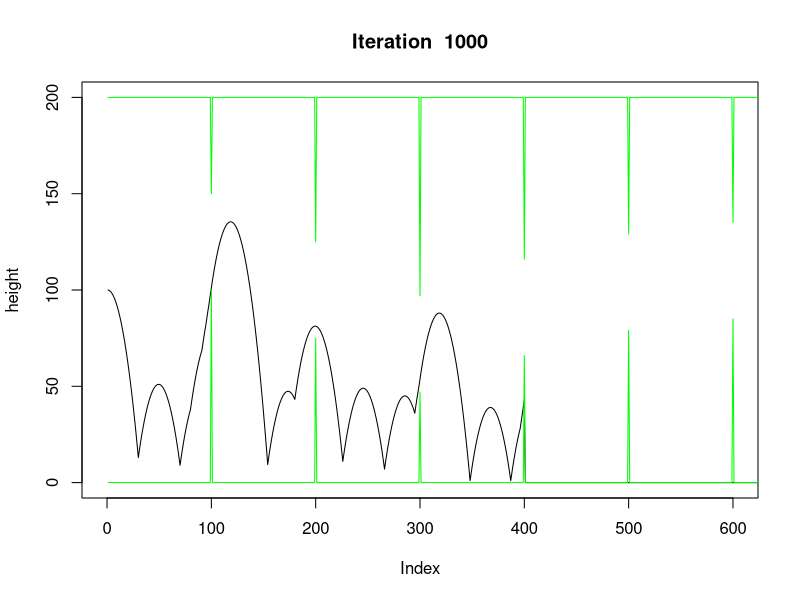
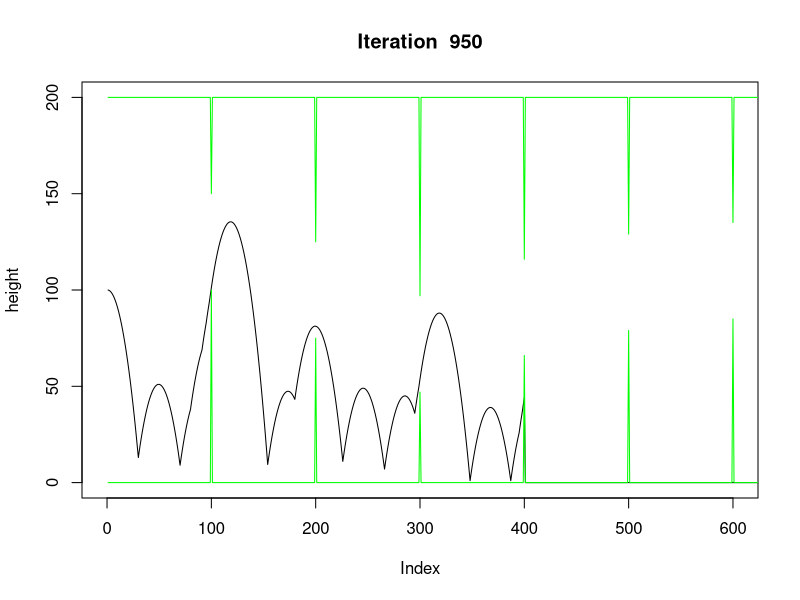
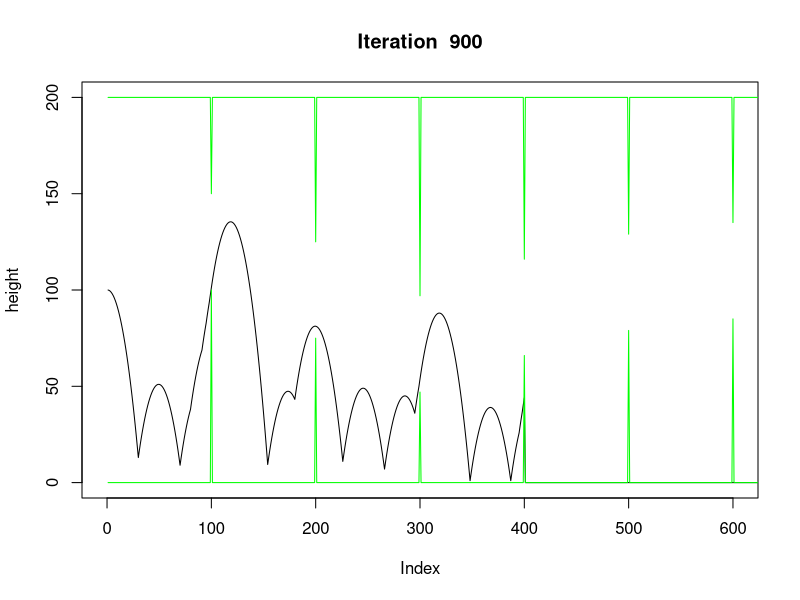
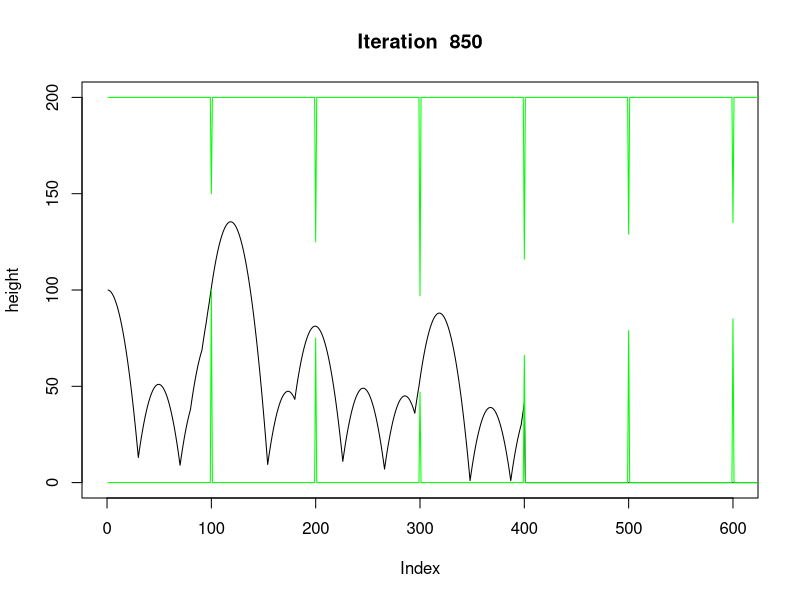
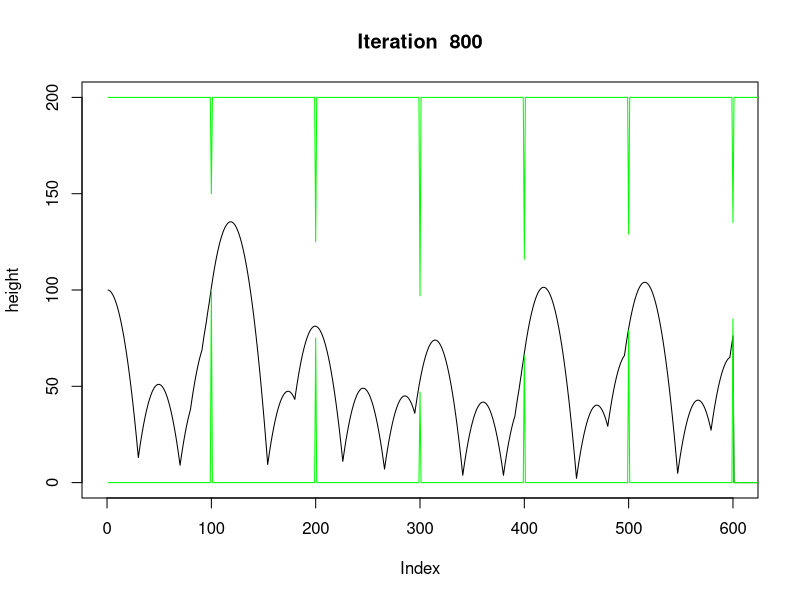
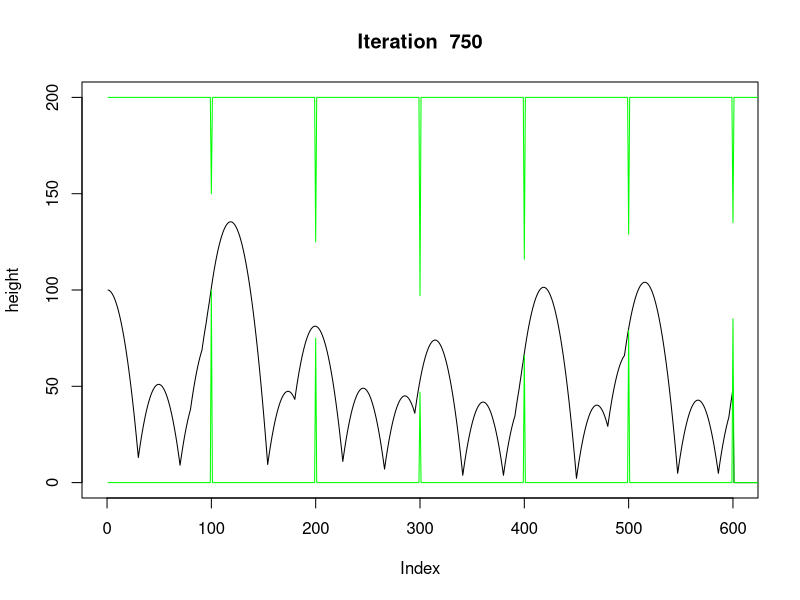
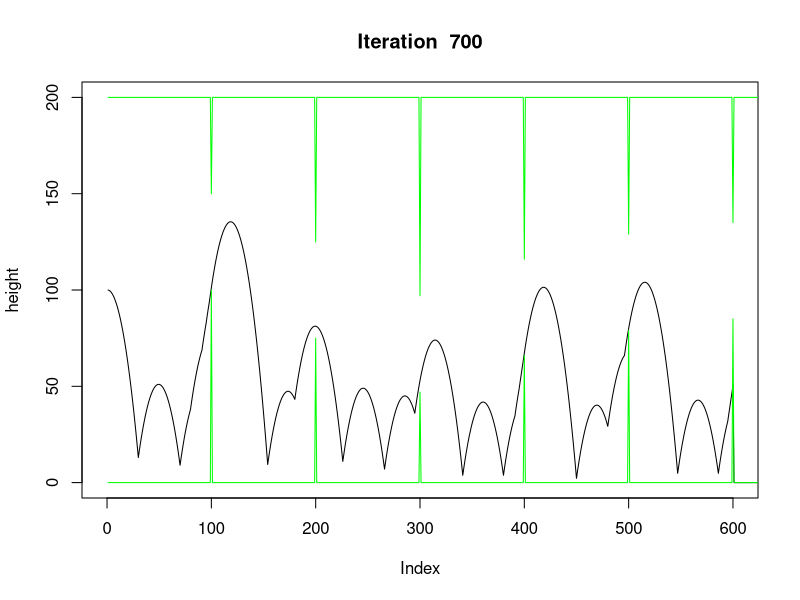
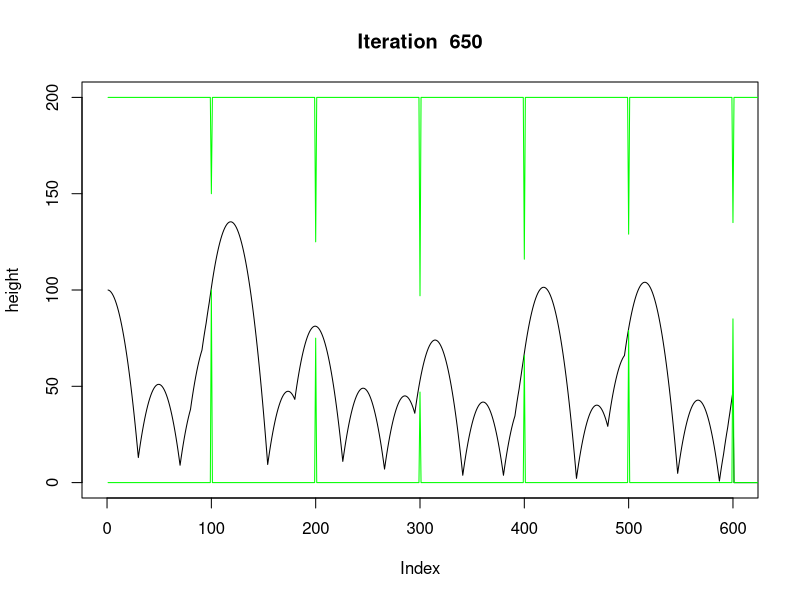

Reproduce these figures in R, in order.
# This program was inspired by the popular Flappy Bird game
# in which players try to get a bird through a series of scrolling
# pipes. This program attempts to solve a problem similar to 
# that of Flappy Bird using reinforcement learning.

# Game set up

# length of map
reps = 800
# lowest and highest allowed agent height
bottom = 0; top = 200
# distance (time) between each pipe
xDistBetweenPipes = 100
# distance between each pipe end
yDistBetweenPipes = 50
# how close to the top or bottom can the pipe ends be
minPipeCentreFromEdge = yDistBetweenPipes + 20
maxPipeCentreFromEdge = top - bottom - minPipeCentreFromEdge

pipeCentres = rep(0,reps)
# put a pipe centre at every xDistBetweenPipes
# pipesCentres[t] : the centre point of the pipe (if any) at time t
pipeCentres[(1:reps) %% xDistBetweenPipes == 0] = round(minPipeCentreFromEdge + runif(reps/xDistBetweenPipes) * (maxPipeCentreFromEdge - minPipeCentreFromEdge))
# the extremes of each pipe
highPipeBottoms = ifelse(pipeCentres>0, pipeCentres+ yDistBetweenPipes/2,top)
lowPipeTops = ifelse(pipeCentres>0, pipeCentres - yDistBetweenPipes/2,bottom)
# pipeDist[t] : horizontal distance to next nearest pipe at time t
pipeDist = rep(xDistBetweenPipes : 1, reps/xDistBetweenPipes)

# heights[t] : height of agent at time t
# ups[t] : whether or not to go up at time t
# vs[t] : speed at time t
vs = ups = heights = rep(0,reps)


isAlive = function(height, bottom, lowPipeTop, highPipeBottom, top) {
  return (height > bottom & height > lowPipeTop & height < highPipeBottom & height < top)
}

# split the agent height into groups of 55
getHeightState = function(height) {
  return(floor((height)/(top-bottom+1)*55)+1)
}

# split the distance to next pipe into groups of 55
getPipeXDistState = function(pipeXDist) {
  return(floor((pipeXDist-1)/xDistBetweenPipes*55)+1)
}

# split the vertical distance between the agent and the next obstacle into groups of 55
getPipeYDistState = function(pipeYDist) {
  minYDist = bottom - (top - minPipeCentreFromEdge)
  maxYDist = top - (bottom + minPipeCentreFromEdge)
  return(floor((pipeYDist - minYDist) / (maxYDist - minYDist) * 55)+1)
}

states = data.frame("heightState" = rep(0,reps),"pipeXDistState"=rep(0,reps),"pipeYDistState"=rep(0,reps))

# Learning setup
# height x pipeXDist x pipeYDist x tap
# it's generally better to not go up then go up
highReward = rep(2, 55*55*55); # for not going up
lowReward = rep(1, 55*55*55); # for going up
rewards = array(c(highReward,lowReward),c(55,55,55,2))
# how much reward do you get for each t you survive
survivalReward = 1
# punishment for loosing the game
lossPunishment = -1000

trainingIterations = 1000
experimentHeights = rep(heights,trainingIterations)
experimentHeights = array(experimentHeights, c(length(heights),trainingIterations))
experimentScores = rep(0,trainingIterations)
# for each time step we go back, the punishment is multplied by this coefficient
punishmentDecay = 0.3
# if we loose, how many previous time steps are punished?
iterationsToGoBack = 20
longTermRewardDecay = 1
longTermPunishmentDecay = 1

for (trainingIteration in 1:trainingIterations) {
  
  survivalReward = survivalReward * longTermRewardDecay
  lossPunishment = lossPunishment * longTermPunishmentDecay
  
  vs = ups = heights = rep(0,reps)
  
  # START GAME
  v = 0     # velocity
  a = -0.2  # acceleration
  height = (top-bottom)/2 # height
  t = 1     # time
  vs[t] = v
  heights[t] = height
  ups[t] = 1
  
  # UPDATE CURRENT STATE
  heightState = getHeightState(height)
  pipeXDistState = getPipeXDistState(pipeDist[t+1])
  # what t value is the next pipe at
  nextPipeTime = t + pipeDist[t+1]
  # where is the centre of the next pipe
  nextPipeCentre = pipeCentres[nextPipeTime]
  pipeYDistState = getPipeYDistState(height-nextPipeCentre)
  # keep track of state
  states[t,] = c(heightState, pipeXDistState, pipeYDistState)
  
  # game loop
  while(isAlive(height, bottom, lowPipeTops[t], highPipeBottoms[t], top)) {
    t = t + 1
    
    # REWARD THE LAST MOVE
    lastHeightState = states[t-1,1]
    lastPipeXDistState = states[t-1,2]
    lastPipeYDistState = states[t-1,3]
    oldReward = rewards[lastHeightState,lastPipeXDistState,lastPipeYDistState,ups[t-1]]
    # rewards[lastHeightState,lastPipeXDistState,lastPipeYDistState,ups[t-1]] = oldReward + survivalReward
    rewards[lastHeightState,lastPipeXDistState,lastPipeYDistState,ups[t-1]] = ((t-1)/(t))* oldReward + (1/t) * survivalReward
    
    # print(paste("rewarding state : ",lastHeightState,lastPipeXDistState,lastPipeYDistState,ups[t-1]))
    
    # UPDATE CURRENT STATE
    heightState = getHeightState(height)
    pipeXDistState = getPipeXDistState(pipeDist[t+1])
    # what t value is the next pipe at
    nextPipeTime = t + pipeDist[t+1]
    # where is the centre of the next pipe
    nextPipeCentre = pipeCentres[nextPipeTime]
    pipeYDistState = getPipeYDistState(height-nextPipeCentre)
    # keep track of state
    states[t,] = c(heightState, pipeXDistState, pipeYDistState)
    
    # CHOOSE A MOVE
    # if the best reward given the current state comes from going up
    if (which.max(rewards[heightState, pipeXDistState,pipeYDistState,]) == 2) {
      # then tap
      ups[t] = 2
      v = 4
    }  else {
      # do not tap
      ups[t] = 1
    }
    
    # UPDATE THE GAME
    v = v + a
    height = max(0,height+v) 
    vs[t] = v
    heights[t] = height
    
  }
  
  currentPunishment = lossPunishment
  for (i in 0:iterationsToGoBack) {
    # PUNISH THE MOVES THAT LEAD UP TO THE LOSS
    lastHeightState = states[t-i,1]
    lastPipeXDistState = states[t-i,2]
    lastPipeYDistState = states[t-i,3]
    oldReward = rewards[lastHeightState,lastPipeXDistState,lastPipeYDistState,ups[t-i]]
    # rewards[lastHeightState,lastPipeXDistState,lastPipeYDistState,ups[t-i]] = oldReward + currentPunishment
    rewards[lastHeightState,lastPipeXDistState,lastPipeYDistState,ups[t-i]] = ((t-1)/(t)) * oldReward + (1/t) * currentPunishment
    currentPunishment = currentPunishment * punishmentDecay
    # print(paste("punishing state : ",lastHeightState,lastPipeXDistState,lastPipeYDistState,ups[t]," for ",currentPunishment))
    
  }
  
  experimentHeights[,trainingIteration] = heights
  experimentScores[trainingIteration] = t
}

# Used to limit the number/size of plots reduced
mA = trainingIterations

# Plot each iteration so you can flick through them
for (j in seq(mA,1,by=-50)) {
  plot(main=paste("Iteration ",j),experimentHeights[,j],xlim=c(0,max(experimentScores)), type = "l", ylim=c(bottom,top),ylab="height")
  lines(highPipeBottoms, col = "green")
  lines(lowPipeTops, col = "green")
}

# Plot all of the performances against each other
plot(experimentHeights[,mA],xlim=c(0,experimentScores[mA]), type = "l", ylim=c(bottom,top),ylab="Height",main="All Agent Paths")
lines(highPipeBottoms, col = "green")
lines(lowPipeTops, col = "green")
for (j in mA:1) {
  lines(experimentHeights[,j],col=rgb(1.0,0.0,0.0,0.5))
}

# how did the program do with each iteration?
plot(experimentScores,type="l",xlab="Iteration",ylab="Score",main="Score Improvement Over Time")
